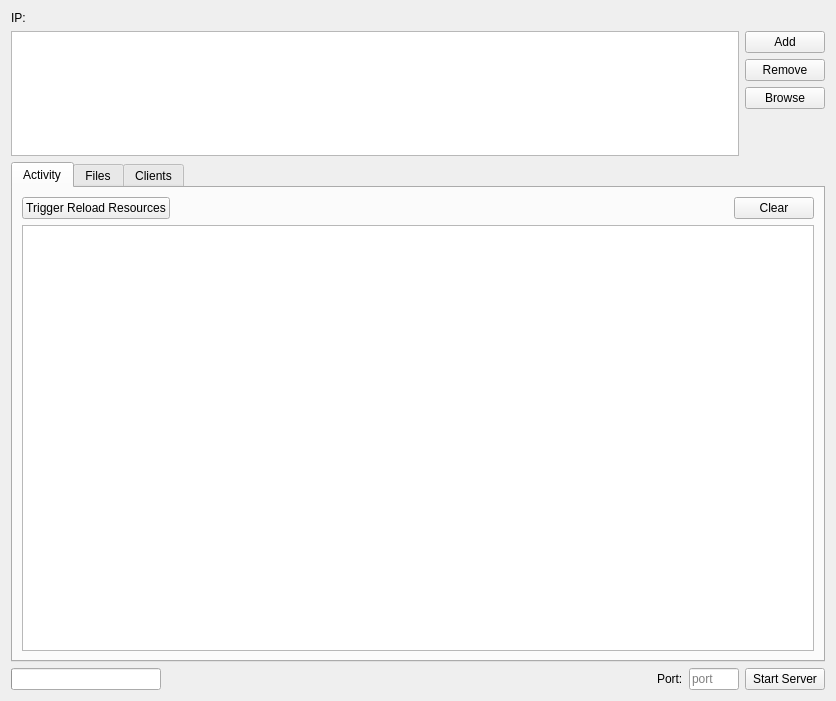
<?xml version="1.0" encoding="UTF-8"?>
<ui version="4.0">
 <class>ezQtFileserveWidget</class>
 <widget class="QWidget" name="ezQtFileserveWidget">
  <property name="geometry">
   <rect>
    <x>0</x>
    <y>0</y>
    <width>836</width>
    <height>701</height>
   </rect>
  </property>
  <property name="windowTitle">
   <string>Fileserve</string>
  </property>
  <layout class="QVBoxLayout" name="verticalLayout_4" stretch="0,1,4,0">
   <item>
    <widget class="QLabel" name="IpLabel">
     <property name="text">
      <string>IP:</string>
     </property>
    </widget>
   </item>
   <item>
    <layout class="QHBoxLayout" name="horizontalLayout_5" stretch="0,0">
     <item>
      <widget class="QTableWidget" name="SpecialDirList">
       <property name="sizePolicy">
        <sizepolicy hsizetype="Expanding" vsizetype="Expanding">
         <horstretch>0</horstretch>
         <verstretch>2</verstretch>
        </sizepolicy>
       </property>
      </widget>
     </item>
     <item>
      <layout class="QVBoxLayout" name="verticalLayout">
       <item>
        <widget class="QPushButton" name="SpecialDirAddButton">
         <property name="text">
          <string>Add</string>
         </property>
        </widget>
       </item>
       <item>
        <widget class="QPushButton" name="SpecialDirRemoveButton">
         <property name="text">
          <string>Remove</string>
         </property>
        </widget>
       </item>
       <item>
        <widget class="QPushButton" name="SpecialDirBrowseButton">
         <property name="text">
          <string>Browse</string>
         </property>
        </widget>
       </item>
       <item>
        <spacer name="verticalSpacer">
         <property name="orientation">
          <enum>Qt::Vertical</enum>
         </property>
         <property name="sizeHint" stdset="0">
          <size>
           <width>20</width>
           <height>40</height>
          </size>
         </property>
        </spacer>
       </item>
      </layout>
     </item>
    </layout>
   </item>
   <item>
    <widget class="QTabWidget" name="TabWidget">
     <property name="sizePolicy">
      <sizepolicy hsizetype="Expanding" vsizetype="Expanding">
       <horstretch>0</horstretch>
       <verstretch>6</verstretch>
      </sizepolicy>
     </property>
     <property name="currentIndex">
      <number>0</number>
     </property>
     <widget class="QWidget" name="tab">
      <attribute name="title">
       <string>Activity</string>
      </attribute>
      <layout class="QVBoxLayout" name="verticalLayout_2">
       <item>
        <layout class="QHBoxLayout" name="horizontalLayout_2">
         <item>
          <widget class="QPushButton" name="ReloadResourcesButton">
           <property name="text">
            <string>Trigger Reload Resources</string>
           </property>
          </widget>
         </item>
         <item>
          <spacer name="horizontalSpacer">
           <property name="orientation">
            <enum>Qt::Horizontal</enum>
           </property>
           <property name="sizeHint" stdset="0">
            <size>
             <width>40</width>
             <height>20</height>
            </size>
           </property>
          </spacer>
         </item>
         <item>
          <widget class="QPushButton" name="ClearActivityButton">
           <property name="text">
            <string>Clear</string>
           </property>
          </widget>
         </item>
        </layout>
       </item>
       <item>
        <widget class="QTableView" name="ActivityList">
         <property name="editTriggers">
          <set>QAbstractItemView::NoEditTriggers</set>
         </property>
         <property name="alternatingRowColors">
          <bool>true</bool>
         </property>
         <property name="selectionBehavior">
          <enum>QAbstractItemView::SelectRows</enum>
         </property>
         <property name="showGrid">
          <bool>false</bool>
         </property>
         <property name="wordWrap">
          <bool>false</bool>
         </property>
         <attribute name="horizontalHeaderStretchLastSection">
          <bool>true</bool>
         </attribute>
         <attribute name="verticalHeaderVisible">
          <bool>false</bool>
         </attribute>
        </widget>
       </item>
      </layout>
     </widget>
     <widget class="QWidget" name="tab_2">
      <attribute name="title">
       <string>Files</string>
      </attribute>
      <layout class="QVBoxLayout" name="verticalLayout_3">
       <item>
        <layout class="QHBoxLayout" name="horizontalLayout_3">
         <item>
          <spacer name="horizontalSpacer_2">
           <property name="orientation">
            <enum>Qt::Horizontal</enum>
           </property>
           <property name="sizeHint" stdset="0">
            <size>
             <width>40</width>
             <height>20</height>
            </size>
           </property>
          </spacer>
         </item>
         <item>
          <widget class="QPushButton" name="ClearAllFilesButton">
           <property name="text">
            <string>Clear</string>
           </property>
          </widget>
         </item>
        </layout>
       </item>
       <item>
        <widget class="QTableView" name="AllFilesList">
         <property name="editTriggers">
          <set>QAbstractItemView::NoEditTriggers</set>
         </property>
         <property name="alternatingRowColors">
          <bool>true</bool>
         </property>
         <property name="showGrid">
          <bool>false</bool>
         </property>
         <attribute name="horizontalHeaderVisible">
          <bool>false</bool>
         </attribute>
         <attribute name="horizontalHeaderStretchLastSection">
          <bool>true</bool>
         </attribute>
         <attribute name="verticalHeaderVisible">
          <bool>false</bool>
         </attribute>
        </widget>
       </item>
      </layout>
     </widget>
     <widget class="QWidget" name="tab_3">
      <attribute name="title">
       <string>Clients</string>
      </attribute>
      <layout class="QHBoxLayout" name="horizontalLayout_4">
       <item>
        <widget class="QTreeWidget" name="ClientsList">
         <property name="uniformRowHeights">
          <bool>true</bool>
         </property>
         <property name="columnCount">
          <number>2</number>
         </property>
         <attribute name="headerVisible">
          <bool>false</bool>
         </attribute>
         <column>
          <property name="text">
           <string notr="true">1</string>
          </property>
         </column>
         <column>
          <property name="text">
           <string notr="true">2</string>
          </property>
         </column>
        </widget>
       </item>
      </layout>
     </widget>
    </widget>
   </item>
   <item>
    <layout class="QHBoxLayout" name="horizontalLayout">
     <item>
      <widget class="QProgressBar" name="Progress">
       <property name="maximumSize">
        <size>
         <width>150</width>
         <height>16777215</height>
        </size>
       </property>
       <property name="value">
        <number>0</number>
       </property>
       <property name="textVisible">
        <bool>false</bool>
       </property>
      </widget>
     </item>
     <item>
      <widget class="QLabel" name="TransferLabel">
       <property name="sizePolicy">
        <sizepolicy hsizetype="Expanding" vsizetype="Preferred">
         <horstretch>0</horstretch>
         <verstretch>0</verstretch>
        </sizepolicy>
       </property>
       <property name="text">
        <string/>
       </property>
      </widget>
     </item>
     <item>
      <widget class="QLabel" name="label">
       <property name="text">
        <string>Port:</string>
       </property>
      </widget>
     </item>
     <item>
      <widget class="QLineEdit" name="PortLineEdit">
       <property name="maximumSize">
        <size>
         <width>50</width>
         <height>16777215</height>
        </size>
       </property>
       <property name="placeholderText">
        <string>port</string>
       </property>
      </widget>
     </item>
     <item>
      <widget class="QPushButton" name="StartServerButton">
       <property name="text">
        <string>Start Server</string>
       </property>
      </widget>
     </item>
    </layout>
   </item>
  </layout>
 </widget>
 <resources/>
 <connections/>
</ui>
